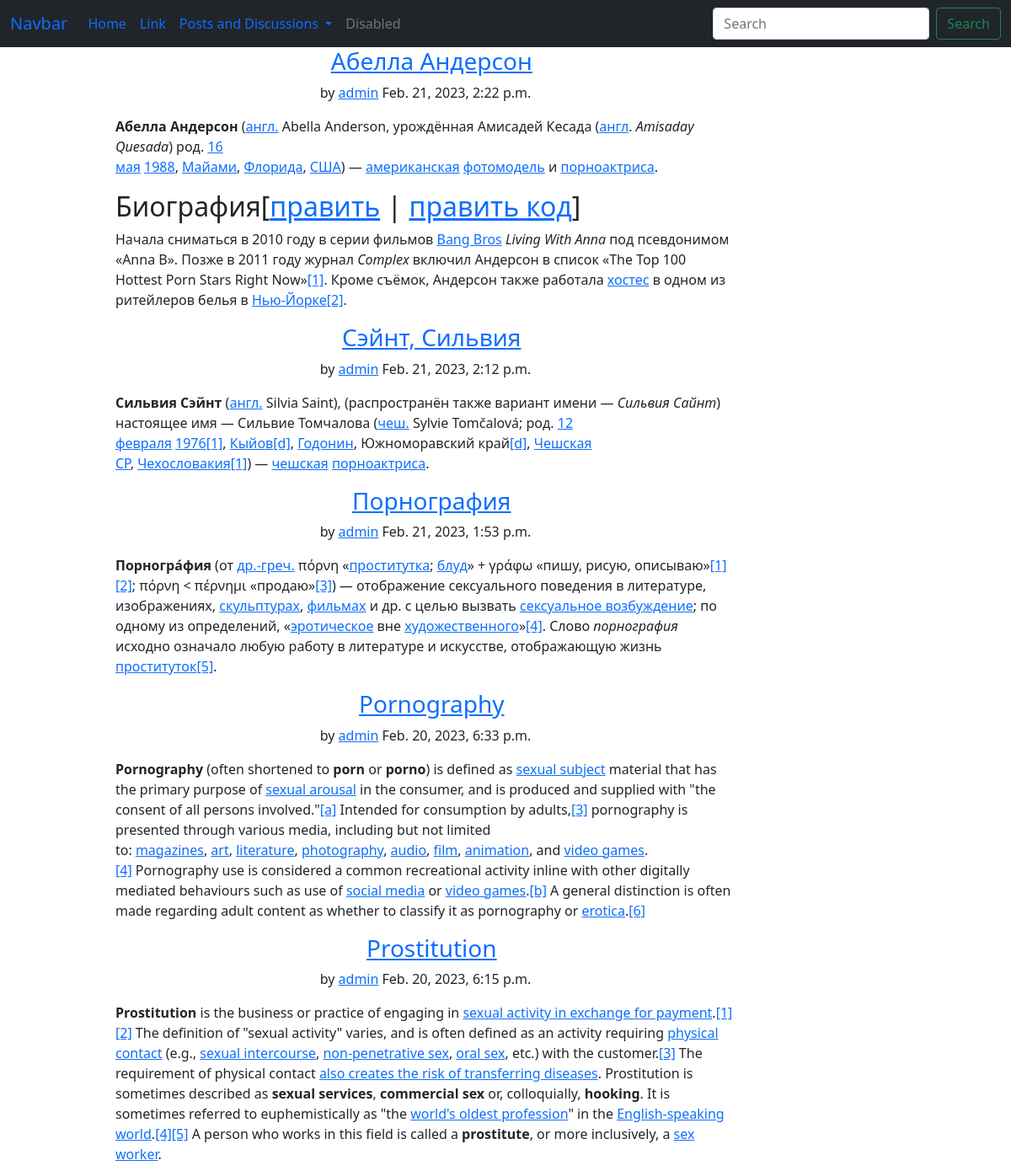
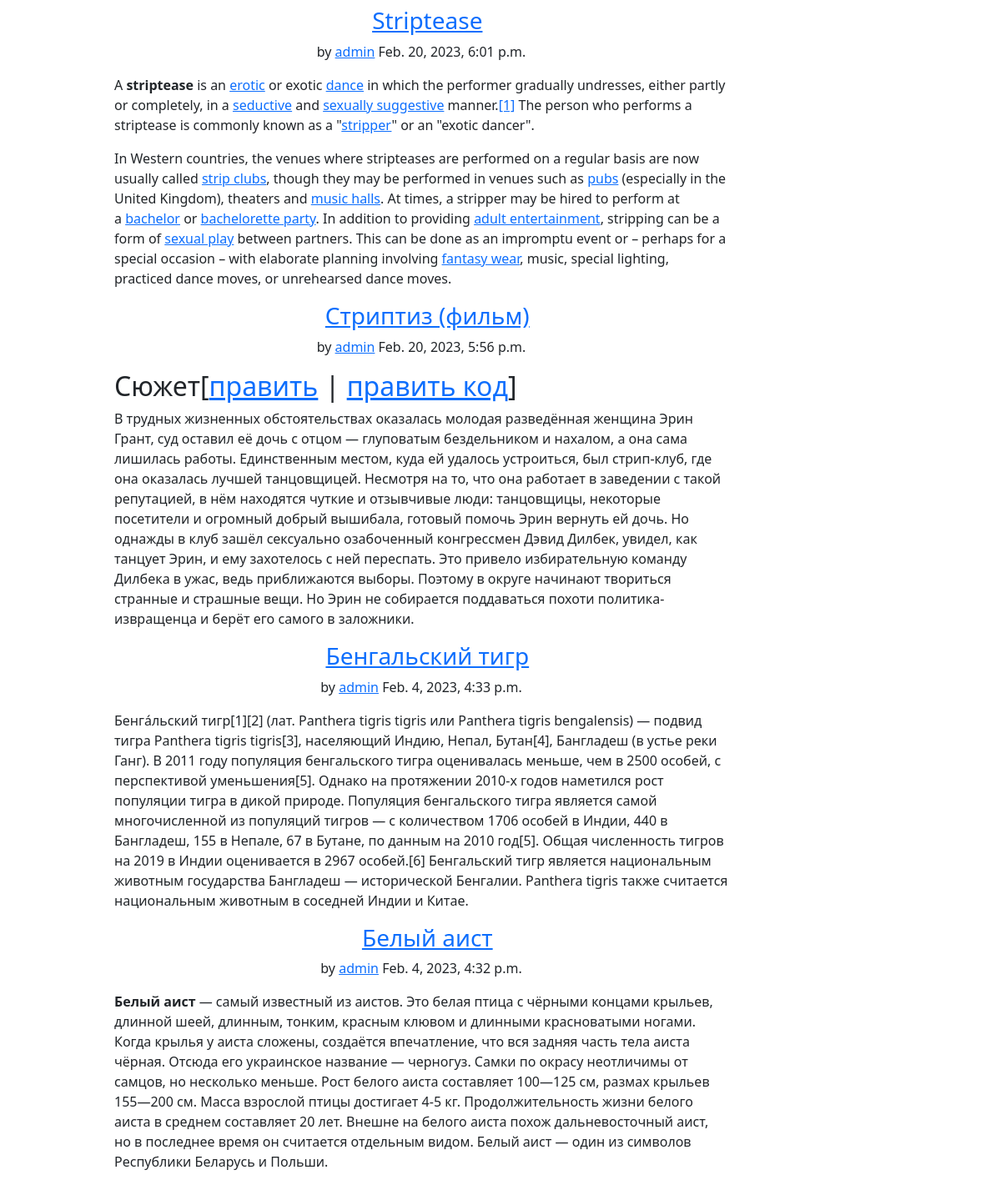
The page /posts/user/admin/ on the database its author committed (2 pictures, top to bottom).
### blog/models.py (models this page shows, shortened)
class Post(models.Model):
    class Meta:
        verbose_name = "Create a post"
        verbose_name_plural = "Create posts"
    title = models.CharField(max_length=200, db_index=True)
    content = RichTextField(max_length=4000, blank=True, null=True)
    date_created = models.DateTimeField(default=timezone.now)
    date_updated = models.DateTimeField(auto_now=True)
    author = models.ForeignKey(settings.AUTH_USER_MODEL, on_delete=models.CASCADE)
    slug = models.SlugField(max_length=50)
    liked_users = models.ManyToManyField(settings.AUTH_USER_MODEL, related_name="liked_posts", blank=True)
    saved_users = models.ManyToManyField(settings.AUTH_USER_MODEL, related_name="saved_posts", blank=True)
    """
    def save(self, *args, **kwargs) -> None:
        self.slug = slugify(self.title)
        return super().save(*args, **kwargs)
    """

### blog/views.py (the view)
# urls.py: path("posts/user/", UserPostListView.as_view(), name="all-user-posts"),
class UserPostListView(ListView):
    model = Post
    template_name = "blog/user_posts.html"
    context_object_name = "blog_post_user_list"
    def get_queryset(self) -> QuerySet[Any]:
        username = self.kwargs.get("username")
        query = Post.objects.order_by("-date_created")
        if username:
            user = get_object_or_404(get_user_model(), username=self.kwargs.get("username"))
            query = query.filter(author=user)
        return query
    def get_context_data(self, **kwargs):
        context = super().get_context_data(**kwargs)
        context["username"] = self.kwargs.get("username")
        return context

### blog/templates/blog/user_posts.html (shortened to what this page needs)
{% extends 'blog/base.html' %}
{% block content_blog %}
<div class="row">
    <div class="col-lg-10 col-xl-8 offset-lg-1 offset-x1-2">
        {% for post in blog_post_user_list %}
        <div class="intro">
            <h3 class="text-center" data-bss-hover-animate="pulse">&nbsp;
                <a href="{% url 'post-detail' post.id %}">
                    {{post.title}}
                </a>
            </h3>
            <p class="text-center">
                <span class="by">by</span>
                <a href="#">{{post.author}}</a>
                <span class="date">{{post.date_created}}</span>
            </p>
        </div>
        <div class="text">
            <p>
                {{post.content|safe}}
            </p>
        </div>
        {% empty %}
        <h2>User {{username}} has no posts</h2>
        {% endfor %}
    </div>
</div>
{% endblock content_blog %}

### rows shown on the page
Post: title "Абелла Андерсон", author "admin", date_created "Feb. 21, 2023, 2:22 p.m.", content "Абелла Андерсон ( англ. Abella Anderson, урождённая Амисадей Кесада ( англ . Amisaday Quesada ) род. 16 мая 1988 , Майами , Флорида , США ) — американская фотомодель и порноактриса . Биография[ править | править код ] Начала сниматься в 2010 году в серии фильмов Bang Bros Living With Anna под псевдонимом «Anna B». Позже в 2011 году журнал Complex включил Андерсон в список «The Top 100 Hottest Porn Stars Right Now» [1] . Кроме съёмок, Андерсон также работала хостес в одном из ритейлеров белья в Нью-Йорке [2] ."
Post: title "Сэйнт, Сильвия", author "admin", date_created "Feb. 21, 2023, 2:12 p.m.", content "Сильвия Сэйнт ( англ. Silvia Saint), (распространён также вариант имени — Сильвия Сайнт ) настоящее имя — Сильвие Томчалова ( чеш. Sylvie Tomčalová; род. 12 февраля 1976 [1] , Кыйов [d] , Годонин , Южноморавский край [d] , Чешская СР , Чехословакия [1] ) — чешская порноактриса ."
Post: title "Порнография", author "admin", date_created "Feb. 21, 2023, 1:53 p.m.", content "Порногра́фия (от др.-греч. πόρνη « проститутка ; блуд » + γράφω «пишу, рисую, описываю» [1] [2] ; πόρνη < πέρνημι «продаю» [3] ) — отображение сексуального поведения в литературе, изображениях, скульптурах , фильмах и др. с целью вызвать сексуальное возбуждение ; по одному из определений, « эротическое вне художественного » [4] . Слово порнография исходно означало любую работу в литературе и искусстве, отображающую жизнь проституток [5] ."
Post: title "Pornography", author "admin", date_created "Feb. 20, 2023, 6:33 p.m.", content "Pornography (often shortened to porn or porno ) is defined as sexual subject material that has the primary purpose of sexual arousal in the consumer, and is produced and supplied with \"the consent of all persons involved.\" [a] Intended for consumption by adults, [3] pornography is presented through various media, including but not limited to: magazines , art , literature , photography , audio , film , animation , and video games . [4] Pornography use is considered a common recreational activity inline with other digitally mediated behaviours such as use of social media or video games . [b] A general distinction is often made regarding adult content as whether to classify it as pornography…"
Post: title "Prostitution", author "admin", date_created "Feb. 20, 2023, 6:15 p.m.", content "Prostitution is the business or practice of engaging in sexual activity in exchange for payment . [1] [2] The definition of \"sexual activity\" varies, and is often defined as an activity requiring physical contact (e.g., sexual intercourse , non-penetrative sex , oral sex , etc.) with the customer. [3] The requirement of physical contact also creates the risk of transferring diseases . Prostitution is sometimes described as sexual services , commercial sex or, colloquially, hooking . It is sometimes referred to euphemistically as \"the world's oldest profession \" in the English-speaking world . [4] [5] A person who works in this field is called a prostitute , or more inclusively, a sex worker…"
Post: title "Striptease", author "admin", date_created "Feb. 20, 2023, 6:01 p.m.", content "A striptease is an erotic or exotic dance in which the performer gradually undresses, either partly or completely, in a seductive and sexually suggestive manner. [1] The person who performs a striptease is commonly known as a \" stripper \" or an \"exotic dancer\". In Western countries, the venues where stripteases are performed on a regular basis are now usually called strip clubs , though they may be performed in venues such as pubs (especially in the United Kingdom), theaters and music halls . At times, a stripper may be hired to perform at a bachelor or bachelorette party . In addition to providing adult entertainment , stripping can be a form of sexual play between partners. This can be…"
Post: title "Стриптиз (фильм)", author "admin", date_created "Feb. 20, 2023, 5:56 p.m.", content "Сюжет[ править | править код ] В трудных жизненных обстоятельствах оказалась молодая разведённая женщина Эрин Грант, суд оставил её дочь с отцом — глуповатым бездельником и нахалом, а она сама лишилась работы. Единственным местом, куда ей удалось устроиться, был стрип-клуб, где она оказалась лучшей танцовщицей. Несмотря на то, что она работает в заведении с такой репутацией, в нём находятся чуткие и отзывчивые люди: танцовщицы, некоторые посетители и огромный добрый вышибала, готовый помочь Эрин вернуть ей дочь. Но однажды в клуб зашёл сексуально озабоченный конгрессмен Дэвид Дилбек, увидел, как танцует Эрин, и ему захотелось с ней переспать. Это привело избирательную команду Дилбека в…"
Post: title "Бенгальский тигр", author "admin", date_created "Feb. 4, 2023, 4:33 p.m.", content "Бенга́льский тигр[1][2] (лат. Panthera tigris tigris или Panthera tigris bengalensis) — подвид тигра Panthera tigris tigris[3], населяющий Индию, Непал, Бутан[4], Бангладеш (в устье реки Ганг). В 2011 году популяция бенгальского тигра оценивалась меньше, чем в 2500 особей, с перспективой уменьшения[5]. Однако на протяжении 2010-х годов наметился рост популяции тигра в дикой природе. Популяция бенгальского тигра является самой многочисленной из популяций тигров — с количеством 1706 особей в Индии, 440 в Бангладеш, 155 в Непале, 67 в Бутане, по данным на 2010 год[5]. Общая численность тигров на 2019 в Индии оценивается в 2967 особей.[6] Бенгальский тигр является национальным животным…"
Post: title "Белый аист", author "admin", date_created "Feb. 4, 2023, 4:32 p.m.", content "Белый аист — самый известный из аистов. Это белая птица с чёрными концами крыльев, длинной шеей, длинным, тонким, красным клювом и длинными красноватыми ногами. Когда крылья у аиста сложены, создаётся впечатление, что вся задняя часть тела аиста чёрная. Отсюда его украинское название — черногуз. Самки по окрасу неотличимы от самцов, но несколько меньше. Рост белого аиста составляет 100—125 см, размах крыльев 155—200 см. Масса взрослой птицы достигает 4-5 кг. Продолжительность жизни белого аиста в среднем составляет 20 лет. Внешне на белого аиста похож дальневосточный аист, но в последнее время он считается отдельным видом. Белый аист — один из символов Республики Беларусь и Польши."
